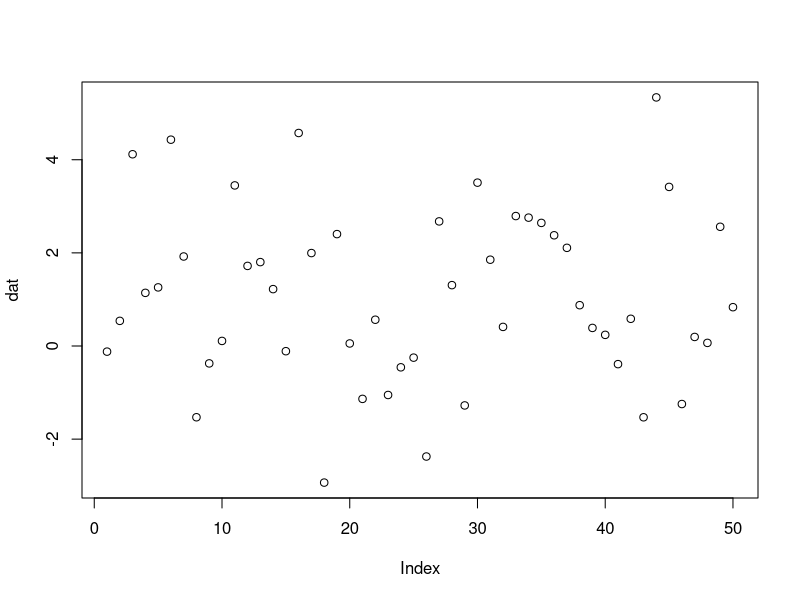
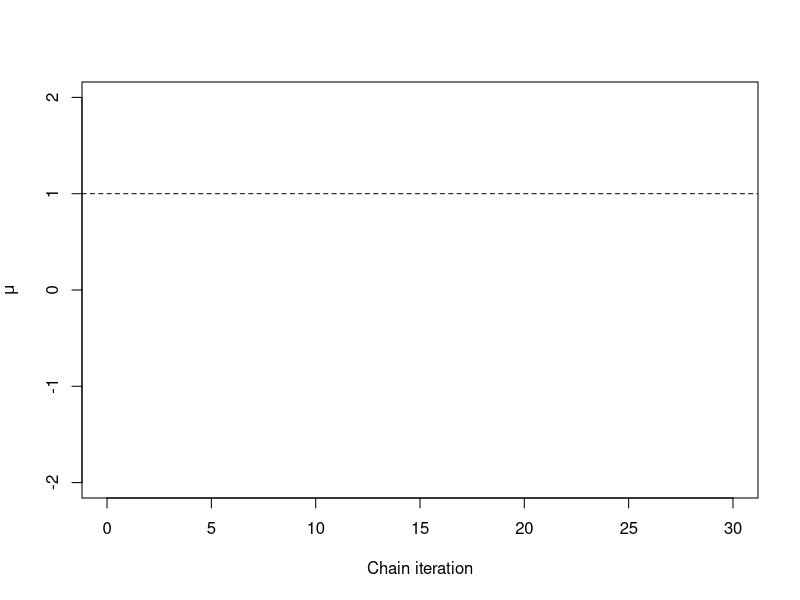
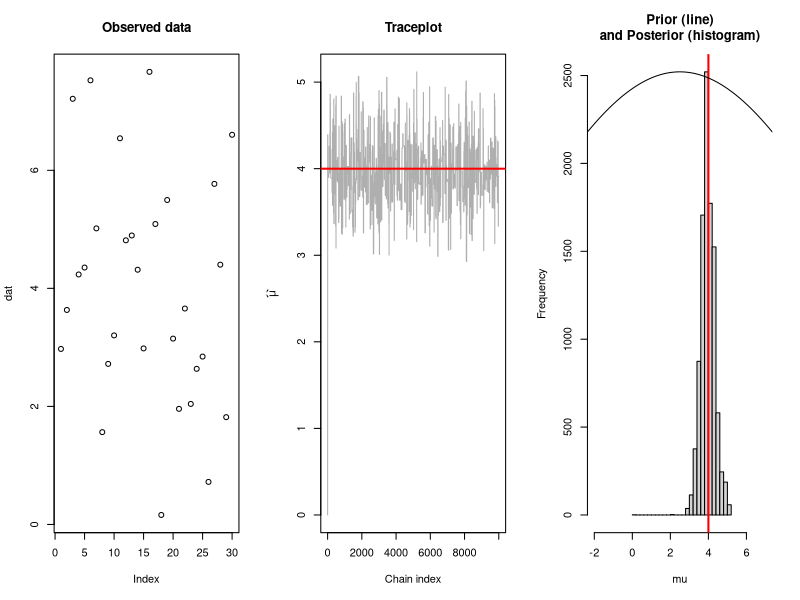

These charts were generated, in order, by the following R code:
## ---- chunk 1
knitr::opts_chunk$set(
  collapse = TRUE,
  comment = "#>",
  fig.width = 6,
  fig.asp = 0.618,
  fig.align = "center"
)
## ---- chunk 2
set.seed(123)
mu <- 1
sigma <- 2
dat <- rnorm(50, mean = mu, sd = sigma) # our simulated data
plot(dat)
## ---- chunk 3
plot(1, xlim = c(0, 30), ylim = c(-2, 2), type = "n", ylab = expression(mu), 
  xlab = "Chain iteration")
jump_sd <- 1 # our chosen jumping standard deviation
i <- 1 # starting iteration
previous_proposal <- 0 # initial proposal value
set.seed(123)
## ---- chunk 4
abline(h = mu, lty = 2) # our known true value
## ---- chunk 5
mcmc_example <- function(
  mu = 4, # the true mean; we will estimate this
  sigma = 2, # the true residual SD; we will assume we know this for simplicity
  .n = 30, # number of data points to simulate
  prior_mu = 0, # our prior distribution mean
  prior_mu_sd = 10, # our prior distribution SD on the mean
  # Next, the SD of our jump function.
  # Too small a value and the chain might take a
  # very long time to get to the right parameter space or might get stuck in the
  # wrong area of the parameter space.
  # Too large a value and the proposed values will be often rejected, and again,
  # the chain may get stuck and take a very long time to converge on an
  # appropriate answer.
  jump_sd = 5,
  reps = 10000, # the length of our MCMC chain
  seed = sample.int(.Machine$integer.max, 1)
) {
  dat <- rnorm(.n, mean = mu, sd = sigma) # our simulated data

  # We will ensure that our data has exactly our specified mean.
  # (This is just to make the simulation easier to follow.)
  dat <- dat - (mean(dat) - mu)

  # A vector to hold our MCMC chain output:
  out <- vector(length = reps, mode = "numeric")

  # We'll start at an initial value of 0:
  out[1] <- 0

  # Now we'll loop through our MCMC chain:
  for (i in seq(2, length(out))) {

    # Propose a new value given the previous value and the jump SD:
    proposal <- rnorm(1, out[1], jump_sd)

    # Calculate the log-likelihood of the data given the proposed parameter value
    # and the previous parameter value:
    log_like_proposal <- sum(dnorm(dat, mean = proposal, sd = sigma, log = TRUE))
    log_like_previous <- sum(dnorm(dat, mean = out[i - 1], sd = sigma, log = TRUE))

    # Get the log-probability of the proposed and previous parameter values given
    # the prior:
    log_prior_proposal <- dnorm(proposal, mean = prior_mu, sd = prior_mu_sd, log = TRUE)
    log_prior_previous <- dnorm(out[i - 1], mean = prior_mu, sd = prior_mu_sd, log = TRUE)

    # Combine the log-prior with the log-likelihood to get a value that is
    # proportional to the posterior probability of that parameter value given the
    # data:
    log_posterior_proposal <- log_prior_proposal + log_like_proposal
    log_posterior_previous <- log_prior_previous + log_like_previous

    # Calculate the ratio of the proposal and previous probabilities:
    prob_ratio <- exp(log_posterior_proposal - log_posterior_previous)

    # If the probability ratio is > 1, then always accept the new parameter
    # values.
    # If the probability ratio is < 1, then accept the new parameter values in
    # proportion to the ratio.
    if (runif(1, min = 0, max = 1) < prob_ratio) {
      out[i] <- proposal # use the proposed parameter value
    } else {
      out[i] <- out[i - 1] # keep the previous parameter value
    }
  }

  par(mfrow = c(1, 3))
  plot(dat, main = "Observed data")
  plot(seq_along(out), out,
    type = "l", xlab = "Chain index",
    ylab = expression(widehat(mu)), col = "#00000050",
    main = "Traceplot"
  ) # the MCMC chain
  abline(h = mu, col = "red", lty = 1, lwd = 2) # the true mean
  hist(out,
    xlim = c(-2, 7), breaks = 30,
    main = "Prior (line)\nand Posterior (histogram)", xlab = "mu"
  )
  abline(v = mu, col = "red", lty = 1, lwd = 2)
  xx <- seq(-10, 10, length.out = 200)
  yy <- dnorm(xx, mean = prior_mu, sd = prior_mu_sd)
  par(new = TRUE)
  plot(xx, yy,
    ylim = c(0, max(yy)), type = "l", axes = FALSE, ann = FALSE,
    xlim = c(-5, 5)
  )
  invisible(out)
}
## ---- chunk 6
mcmc_example()
